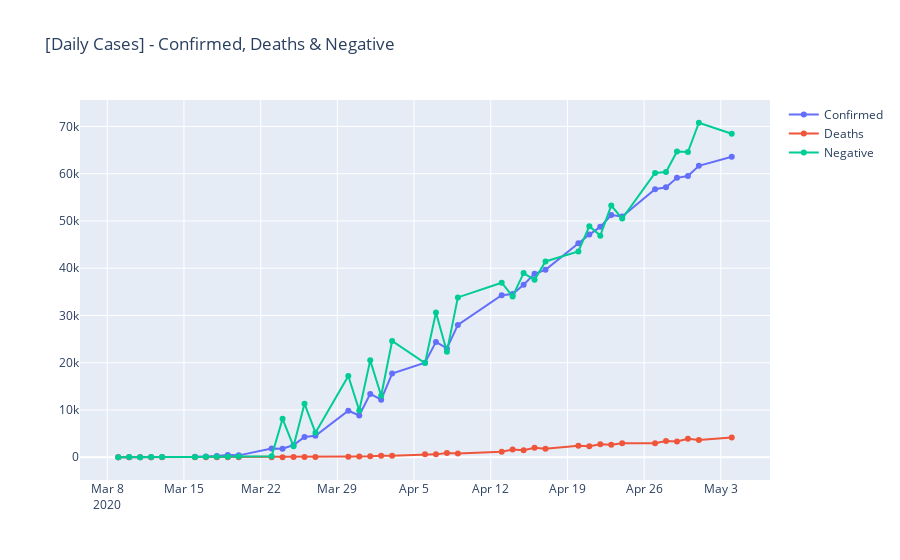

Notebook source saved alongside this figure:
### Markdown cell above
###### Day on Day Trends | PDF  | CDF of COVID 19 Growth

### Code cell
fig = go.Figure()
fig.add_trace(go.Scatter(x=comb_df['date'], y=comb_df['dailypositvecases'], 
                         mode='lines+markers', name='Confirmed'))
fig.add_trace(go.Scatter(x=comb_df['date'], y=comb_df['dailydeath'], 
                         mode='lines+markers', name='Deaths'))
fig.add_trace(go.Scatter(x=comb_df['date'], y=comb_df['dailynegativecases'], 
                         mode='lines+markers', name='Negative'))

fig.update_layout(
        xaxis_title="",
        yaxis_title="",
        title = '[Daily Cases] - Confirmed, Deaths & Negative'
#         yaxis_type="log"
    )
fig.show()

### Figure 1 — Plotly figure (JSON) as saved in the notebook; plotly's stock layout.template omitted (floating-point values rounded to 4 significant figures)
{"data": [{"mode": "lines+markers", "name": "Confirmed", "type": "scatter", "x": ["2020-03-09", "2020-03-10", "2020-03-11", "2020-03-12", "2020-03-13", "2020-03-16", "2020-03-17", "2020-03-18", "2020-03-19", "2020-03-20", "2020-03-23", "2020-03-24", "2020-03-25", "2020-03-26", "2020-03-27", "2020-03-30", "2020-03-31", "2020-04-01", "2020-04-02", "2020-04-03", "2020-04-06", "2020-04-07", "2020-04-08", "2020-04-09", "2020-04-13", "2020-04-14", "2020-04-15", "2020-04-16", "2020-04-17", "2020-04-20", "2020-04-21", "2020-04-22", "2020-04-23", "2020-04-24", "2020-04-27", "2020-04-28", "2020-04-29", "2020-04-30", "2020-05-01", "2020-05-04"], "y": [9, 6, 18, 12, 38, 92, 175, 252, 490, 400, 1857, 1818, 2584, 4292, 4533, 9841, 8855, 13400, 12190, 17705, 20004, 24412, 23025, 28002, 34299, 34525, 36505, 38812, 39655, 45270, 47117, 48748, 51241, 50955, 56718, 57138, 59126, 59526, 61664, 63578]}, {"mode": "lines+markers", "name": "Deaths", "type": "scatter", "x": ["2020-03-09", "2020-03-10", "2020-03-11", "2020-03-12", "2020-03-13", "2020-03-16", "2020-03-17", "2020-03-18", "2020-03-19", "2020-03-20", "2020-03-23", "2020-03-24", "2020-03-25", "2020-03-26", "2020-03-27", "2020-03-30", "2020-03-31", "2020-04-01", "2020-04-02", "2020-04-03", "2020-04-06", "2020-04-07", "2020-04-08", "2020-04-09", "2020-04-13", "2020-04-14", "2020-04-15", "2020-04-16", "2020-04-17", "2020-04-20", "2020-04-21", "2020-04-22", "2020-04-23", "2020-04-24", "2020-04-27", "2020-04-28", "2020-04-29", "2020-04-30", "2020-05-01", "2020-05-04"], "y": [0, 0, 1, 0, 1, 0, 3, 2, 7, 4, 19, 25, 37, 44, 64, 113, 154, 201, 336, 310, 622, 610, 894, 806, 1150, 1655, 1501, 2017, 1823, 2422, 2331, 2732, 2636, 2981, 2988, 3454, 3316, 3912, 3626, 4155]}, {"mode": "lines+markers", "name": "Negative", "type": "scatter", "x": ["2020-03-09", "2020-03-10", "2020-03-11", "2020-03-12", "2020-03-13", "2020-03-16", "2020-03-17", "2020-03-18", "2020-03-19", "2020-03-20", "2020-03-23", "2020-03-24", "2020-03-25", "2020-03-26", "2020-03-27", "2020-03-30", "2020-03-31", "2020-04-01", "2020-04-02", "2020-04-03", "2020-04-06", "2020-04-07", "2020-04-08", "2020-04-09", "2020-04-13", "2020-04-14", "2020-04-15", "2020-04-16", "2020-04-17", "2020-04-20", "2020-04-21", "2020-04-22", "2020-04-23", "2020-04-24", "2020-04-27", "2020-04-28", "2020-04-29", "2020-04-30", "2020-05-01", "2020-05-04"], "y": [4, 40, 17, 57, 40, 57, 106, 84, 126, 138, 188, 8137, 2315, 11346, 5201, 17193, 9884, 20503, 13017, 24591, 19922, 30636, 22343, 33822, 36929, 34021, 38970, 37543, 41439, 43541, 48898, 46896, 53263, 50503, 60141, 60362, 64692, 64574, 70781, 68443]}], "layout": {"title": {"text": "[Daily Cases] - Confirmed, Deaths & Negative"}, "xaxis": {"title": {"text": ""}}, "yaxis": {"title": {"text": ""}}}}
